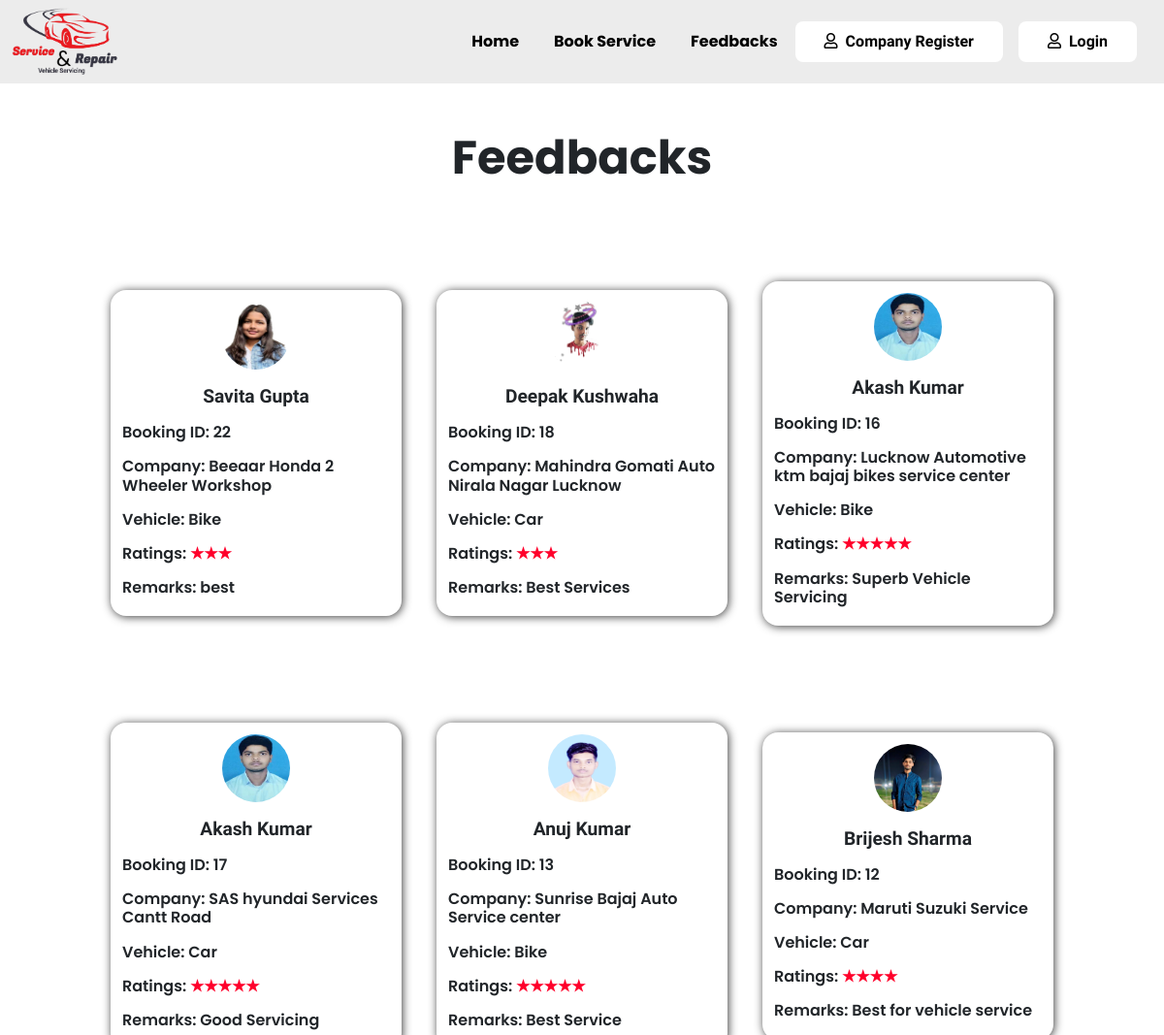
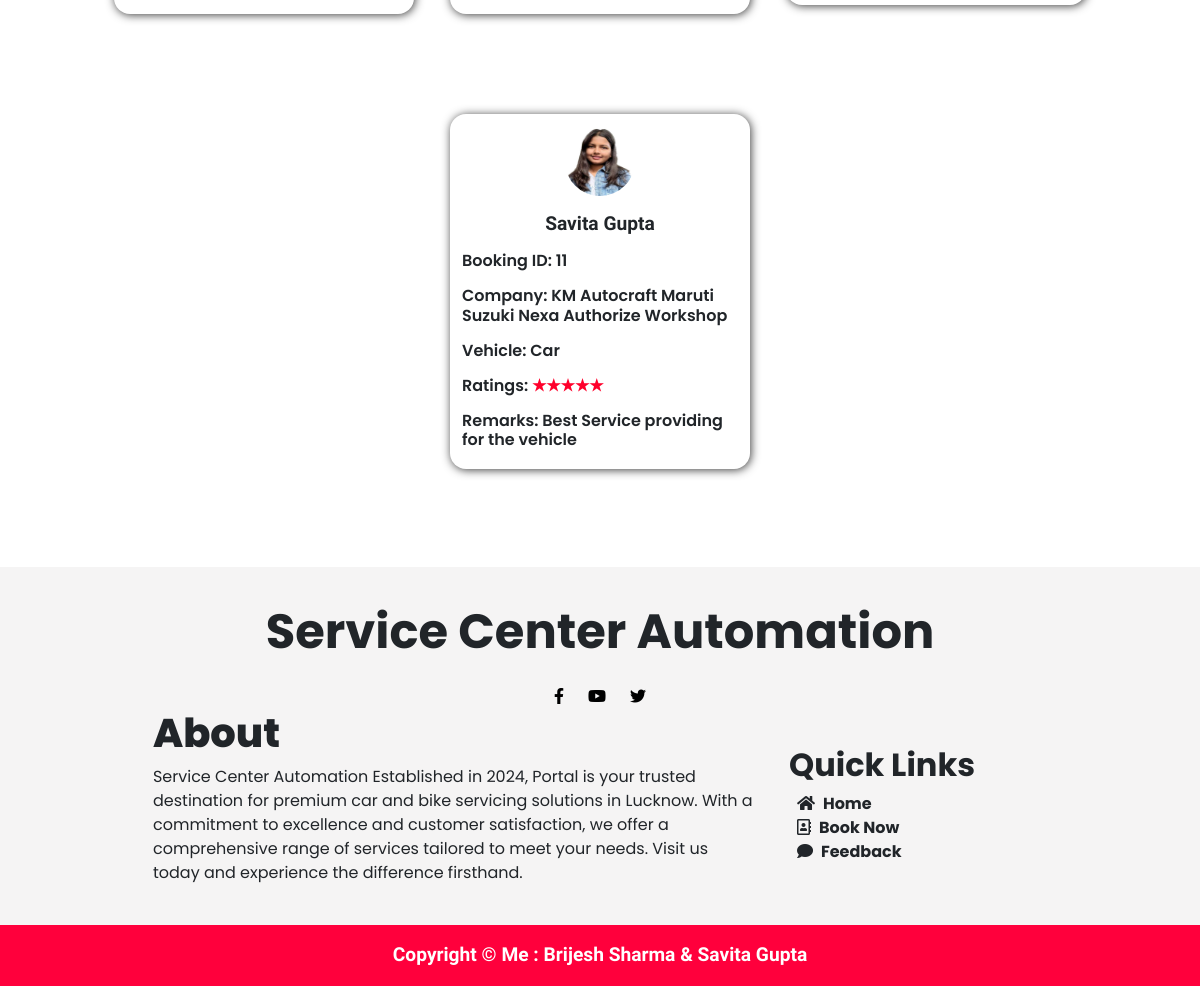
/feedbacks/, run on the app's committed database (2 pictures, top to bottom).
### sca_app/models.py (models this page shows)
class Feedback(models.Model):
    booking = models.ForeignKey(Booking, on_delete=models.DO_NOTHING)
    rating = models.CharField(max_length=10, default="★★★★★")
    remark = models.TextField()
    created = models.DateTimeField(auto_now=True)
    class Meta:
        ordering = ['-created']

class Booking(models.Model):
    user = models.ForeignKey(User, on_delete=models.DO_NOTHING)
    company = models.ForeignKey(Company, on_delete=models.DO_NOTHING)
    vehicle_img = models.FileField(max_length=100, upload_to='Vehicles/', default="")
    vehicle_company = models.CharField(max_length=100, default="")
    vehicle_name = models.CharField(max_length=100, default="")
    vehicle_number = models.CharField(max_length=100, default="", unique=True)
    created = models.DateTimeField(auto_now=True)
    class Meta:
        ordering = ['-created']

class User(models.Model):
    phone = models.CharField(max_length=13, primary_key=True)
    password = models.CharField(max_length=32)
    name = models.CharField(max_length=50)
    pic = models.FileField(max_length=100, upload_to='Userpics/')
    email = models.CharField(max_length=50)
    address = models.TextField()

class Company(models.Model):
    CHOICES = (
        ('Car', 'Car'),
        ('Bike', 'Bike'),
    )
    status = models.BooleanField(default=False)
    name = models.CharField(max_length=50)
    email = models.CharField(max_length=50)
    phone = models.CharField(max_length=50)
    pic = models.FileField(max_length=100, upload_to='Companies/')
    rating = models.CharField(max_length=10, default="★★★★★")
    description = models.TextField(null=True)
    idcard = models.FileField(max_length=100, upload_to="IDCARDS/", default="")
    location = models.TextField(default="BBD University, Lucknow")
    type_of_vehicle = models.CharField(max_length=50, choices=CHOICES)

### sca_app/views.py (the view)
# urls.py: path('feedbacks/', feedbacks, name = 'feedbacks'),
def feedbacks(request):
    obj = Feedback.objects.all()
    return render(request, 'html/feedbacks.html', {'feedback':obj})

### sca_app/templates/html/feedbacks.html
{%extends 'html/main.html'%}
{%block content%}
<h2 class="text-center my-5" style="font-size: 3rem; font-weight: 700   ;">Feedbacks</h2>
<div class="dc mb-5">
    {%for f in feedback%}
<div class="cards" style=" width: 300px; padding: 1vw;">
    <img class="d-block mx-auto" src="{{f.booking.user.pic.url}}" style="border-radius: 50%; height: 70px; width: 70px;" alt="">
    <h3 class="mt-3 text-center">{{f.booking.user.name}}</h3>
    <h4 class="mt-3">Booking ID: {{f.booking.id}}</h4>
    <h4 class="mt-3">Company: {{f.booking.company.name}}</h4>
    <h4 class="mt-3">Vehicle: {{f.booking.company.type_of_vehicle}}</h4>
    <h4 class="mt-3">Ratings: <span style="color: rgb(255, 0, 43);">{{f.rating}}</span></h4>
    <h4 class="mt-3">Remarks: {{f.remark}}</h4>
</div>
    {%endfor%}
</div>
{%endblock%}

### sca_app/static/css/style.css (style rules this page uses)
* { margin: 0; padding: 0; box-sizing: border-box; font-family: 'Poppins', sans-serif; }
.dc { display: flex; justify-content: center; align-items: center; padding: 0 5vw; flex-wrap: wrap; width: 100%; }

### data on the page
Feedback: booking.user.pic (picture), booking.user.name "Savita Gupta", booking.id "22", booking.company.name "Beeaar Honda 2 Wheeler Workshop", booking.company.type_of_vehicle "Bike", rating "★★★", remark "best"
Feedback: booking.user.pic (picture), booking.user.name "Deepak Kushwaha", booking.id "18", booking.company.name "Mahindra Gomati Auto Nirala Nagar Lucknow", booking.company.type_of_vehicle "Car", rating "★★★", remark "Best Services"
Feedback: booking.user.pic (picture), booking.user.name "Akash Kumar", booking.id "16", booking.company.name "Lucknow Automotive ktm bajaj bikes service center", booking.company.type_of_vehicle "Bike", rating "★★★★★", remark "Superb Vehicle Servicing"
Feedback: booking.user.pic (picture), booking.user.name "Akash Kumar", booking.id "17", booking.company.name "SAS hyundai Services Cantt Road", booking.company.type_of_vehicle "Car", rating "★★★★★", remark "Good Servicing"
Feedback: booking.user.pic (picture), booking.user.name "Anuj Kumar", booking.id "13", booking.company.name "Sunrise Bajaj Auto Service center", booking.company.type_of_vehicle "Bike", rating "★★★★★", remark "Best Service"
Feedback: booking.user.pic (picture), booking.user.name "Brijesh Sharma", booking.id "12", booking.company.name "Maruti Suzuki Service", booking.company.type_of_vehicle "Car", rating "★★★★", remark "Best for vehicle service"
Feedback: booking.user.pic (picture), booking.user.name "Savita Gupta", booking.id "11", booking.company.name "KM Autocraft Maruti Suzuki Nexa Authorize Workshop", booking.company.type_of_vehicle "Car", rating "★★★★★", remark "Best Service providing for the vehicle"
